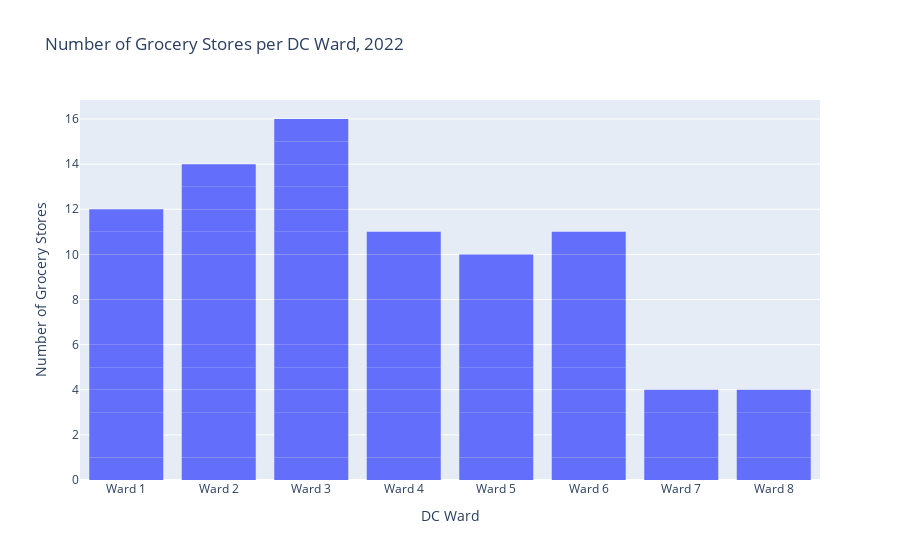

The code cell stored with this chart in its notebook:
### Code cell
# create a chart
fig = px.bar(grocery_ward,
             x='WARD',
             title='Number of Grocery Stores per DC Ward, 2022',
             labels={
                 'WARD':'DC Ward',
                 'count':'Number of Grocery Stores'
             }
            )
# remove white lines
fig.update_traces(marker_line_width=0)
# show figure
fig.show()

### Figure 1 — Plotly figure (JSON) as saved in the notebook; plotly's stock layout.template omitted (floating-point values rounded to 4 significant figures)
{"data": [{"alignmentgroup": "True", "hovertemplate": "DC Ward=%{x}<br>Number of Grocery Stores=%{y}<extra></extra>", "legendgroup": "", "marker": {"color": "#636efa", "line": {"width": 0}, "pattern": {"shape": ""}}, "name": "", "offsetgroup": "", "orientation": "v", "showlegend": false, "textposition": "auto", "type": "bar", "x": ["Ward 1", "Ward 1", "Ward 1", "Ward 1", "Ward 1", "Ward 1", "Ward 1", "Ward 1", "Ward 1", "Ward 1", "Ward 1", "Ward 1", "Ward 2", "Ward 2", "Ward 2", "Ward 2", "Ward 2", "Ward 2", "Ward 2", "Ward 2", "Ward 2", "Ward 2", "Ward 2", "Ward 2", "Ward 2", "Ward 2", "Ward 3", "Ward 3", "Ward 3", "Ward 3", "Ward 3", "Ward 3", "Ward 3", "Ward 3", "Ward 3", "Ward 3", "Ward 3", "Ward 3", "Ward 3", "Ward 3", "Ward 3", "Ward 3", "Ward 4", "Ward 4", "Ward 4", "Ward 4", "Ward 4", "Ward 4", "Ward 4", "Ward 4", "Ward 4", "Ward 4", "Ward 4", "Ward 5", "Ward 5", "Ward 5", "Ward 5", "Ward 5", "Ward 5", "Ward 5", "Ward 5", "Ward 5", "Ward 5", "Ward 6", "Ward 6", "Ward 6", "Ward 6", "Ward 6", "Ward 6", "Ward 6", "Ward 6", "Ward 6", "Ward 6", "Ward 6", "Ward 7", "Ward 7", "Ward 7", "Ward 7", "Ward 8", "Ward 8", "Ward 8", "Ward 8"], "xaxis": "x", "y": [1, 1, 1, 1, 1, 1, 1, 1, 1, 1, 1, 1, 1, 1, 1, 1, 1, 1, 1, 1, 1, 1, 1, 1, 1, 1, 1, 1, 1, 1, 1, 1, 1, 1, 1, 1, 1, 1, 1, 1, 1, 1, 1, 1, 1, 1, 1, 1, 1, 1, 1, 1, 1, 1, 1, 1, 1, 1, 1, 1, 1, 1, 1, 1, 1, 1, 1, 1, 1, 1, 1, 1, 1, 1, 1, 1, 1, 1, 1, 1, 1, 1], "yaxis": "y"}], "layout": {"autosize": true, "barmode": "relative", "legend": {"tracegroupgap": 0}, "title": {"text": "Number of Grocery Stores per DC Ward, 2022"}, "xaxis": {"anchor": "y", "autorange": true, "domain": [0, 1], "range": [-0.5, 7.5], "title": {"text": "DC Ward"}, "type": "category"}, "yaxis": {"anchor": "x", "autorange": true, "domain": [0, 1], "range": [0, 16.84], "title": {"text": "Number of Grocery Stores"}, "type": "linear"}}}
